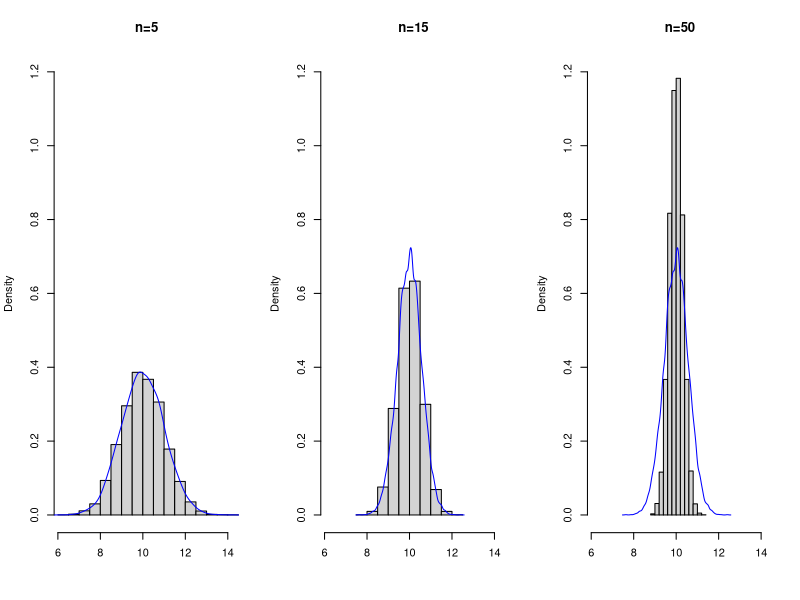

The R script that drew this image:
## ---- chunk 1
## True parameter value 
mu            <- 10
## Number of Monte Carlo repetitions:
B             <- 10000
## Sequence of different sample sizes:
n_seq         <- c(5, 15, 50)


## ######################################
## 1st Possibility: Using a for() loop ##
## ######################################

## Set seed for the random number generator to get reproducible results
set.seed(3)

# Container for the generated estimates:
estimates_mat <- matrix(NA, nrow = B, ncol = length(n_seq))

for(j in 1:length(n_seq)){
  ## select the sample size
  n <- n_seq[j]
  for(b in 1:B){
    ## generate realization of the random sample 
    X_sample <- rnorm(n = n, mean = mu, sd = sqrt(5))
    ## compute the sample mean and safe it
    estimates_mat[b,j] <- mean(X_sample)
  }
}

## #####################################
## 2nd Possibility: Using replicate() ##
## #####################################

## Set seed for the random number generator to get reproducible results
set.seed(3)

## Function that generates estimator realizations 
my_estimates_generator <- function(n){
  X_sample <- rnorm(n = n, mean = mu, sd = sqrt(5))
  ## compute the sample mean realization
  return(mean(X_sample))
}

estimates_mat <- cbind(
  replicate(B, my_estimates_generator(n = n_seq[1])),
  replicate(B, my_estimates_generator(n = n_seq[2])),
  replicate(B, my_estimates_generator(n = n_seq[3]))
)
## ---- chunk 2
par(mfrow=c(1,3))
hist(estimates_mat[,1], main="n=5", xlab="",  xlim = range(estimates_mat[,1]), prob = TRUE, ylim = c(0, 1.2))
lines(density(estimates_mat[,1], bw = bw.SJ(estimates_mat[,1])), col="blue")
hist(estimates_mat[,2], main="n=15", xlab="", xlim = range(estimates_mat[,1]), prob = TRUE, ylim = c(0, 1.2))
lines(density(estimates_mat[,2], bw = bw.SJ(estimates_mat[,3])), col="blue")
hist(estimates_mat[,3], main="n=50", xlab="", xlim = range(estimates_mat[,1]), prob = TRUE, ylim = c(0, 1.2))
lines(density(estimates_mat[,2], bw = bw.SJ(estimates_mat[,3])), col="blue")
## ---- chunk 3
## Set seed for the random number generator to get reproducable results
set.seed(3)
## True parameter value 
theta         <- 10
## Number of Monte Carlo repetitions:
B             <- 10000
## Sequence of different sample sizes:
n_seq         <- c(5, 15, 50)
## Container for the generated estimates:
estimates_mat <- matrix(NA, nrow = B, ncol = length(n_seq))

for(j in 1:length(n_seq)){
  ## select the sample size
  n <- n_seq[j]
  for(b in 1:B){
    ## generate realization of the random sample 
    X_sample <- rnorm(n = n, mean = theta, sd = sqrt(5))
    ## compute the sample mean and safe it
    estimates_mat[b,j] <- mean(X_sample)
  }
}
## ---- chunk 4
## Bias of the sample mean for different sample sizes n
MC_Bias_n_seq <- colMeans(estimates_mat) - theta

## Variance of the sample mean for different sample sizes n
MC_Var_n_seq  <- apply(estimates_mat, 2, var)

## Mean squared error of the sample mean for different sample sizes n
MC_MSE_n_seq  <- apply(estimates_mat, 2, function(x){mean((x - theta)^2)})
## ---- chunk 5
suppressPackageStartupMessages(library("kableExtra"))
suppressPackageStartupMessages(library("tidyverse"))

MCResults <- tibble(
  "n"        = n_seq,
  "Bias (MC-Sim) "     = round(MC_Bias_n_seq, 3),
  "Variance (MC-Sim)"  = round(MC_Var_n_seq,  2),
  "MSE (MC-Sim) "      = round(MC_MSE_n_seq,  2))
           
MCResults %>% kbl() %>%  kable_styling()
## ---- chunk 6
suppressPackageStartupMessages(library("kableExtra"))
suppressPackageStartupMessages(library("tidyverse"))

MCResults <- tibble(
  "n"        = n_seq,
  "Bias (true) "     = rep(0, 3),
  "Variance (true)"  = round(5/n_seq, 2),
  "MSE (true) "      = round(5/n_seq, 2))
           
MCResults %>% kbl() %>%  kable_styling()
